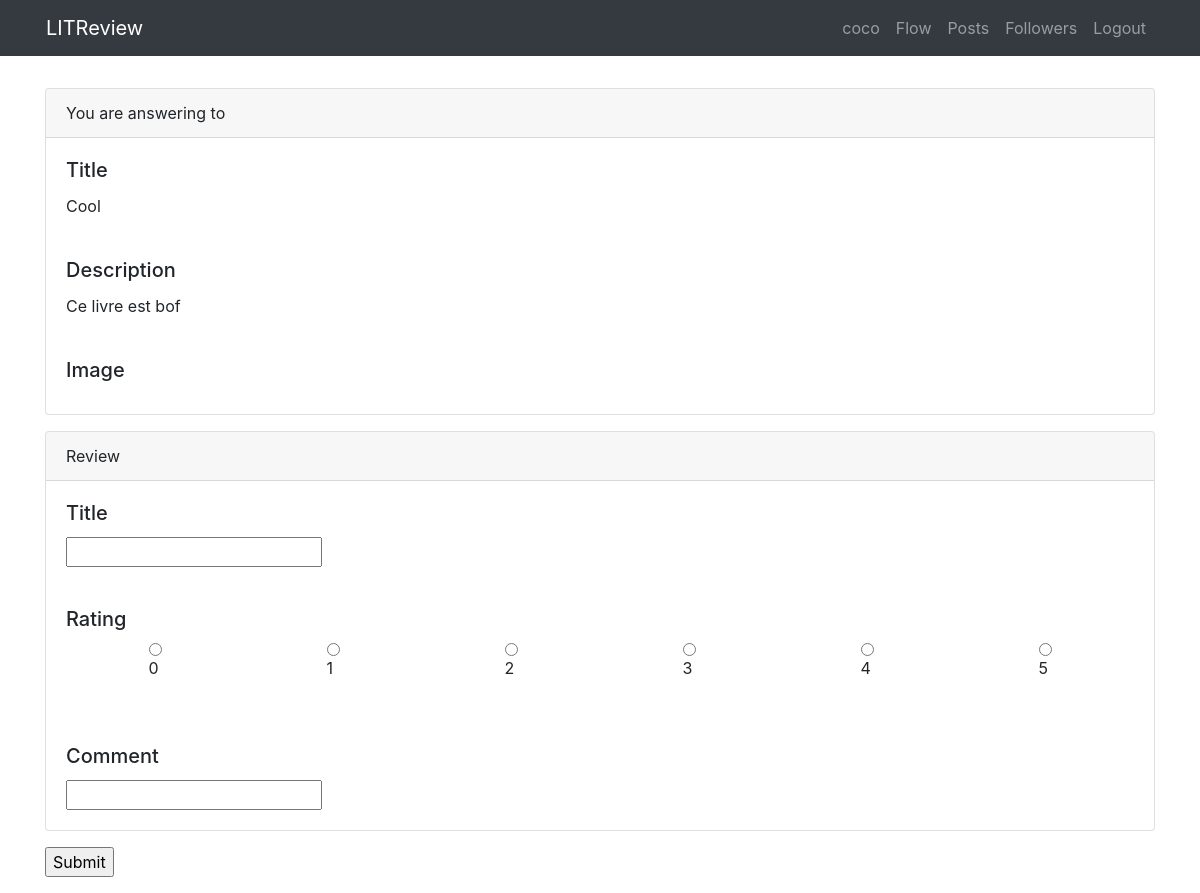
The page /reviews/review/response/1 (signed in) on the database as committed earlier.
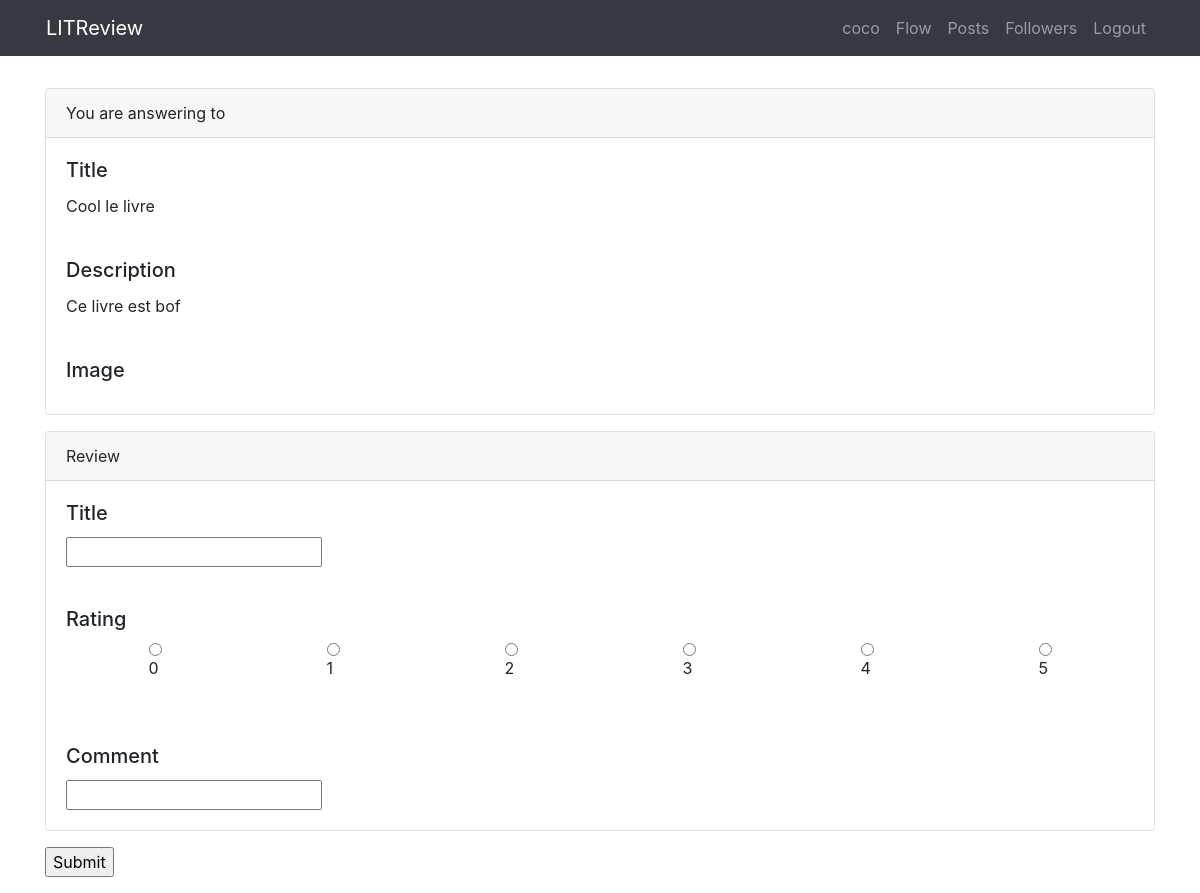
The same page on the database as committed later.
### reviews/models.py (models this page shows, shortened)
class Ticket(models.Model):
    title = models.CharField(max_length=128)
    description = models.TextField(max_length=2048, blank=True)
    user = models.ForeignKey(to=settings.AUTH_USER_MODEL, on_delete=models.CASCADE)
    image = models.ImageField(null=True, blank=True)
    time_created = models.DateTimeField(auto_now_add=True)

### reviews/views.py (the view, shortened to what this page needs)
# urls.py: path('review/response/<int:pk>', ReviewFromPostCreateView.as_view(), name='review_create_from_ticket'),
class ReviewFromPostCreateView(LoginRequiredMixin, CreateView):
    form_class = ReviewForm
    template_name = "create_review_from_ticket.html"
    success_url = reverse_lazy("review_list")
    def get_context_data(self, **kwargs):
        context = super(ReviewFromPostCreateView, self).get_context_data(**kwargs)
        context["ticket"] = Ticket.objects.get(id=self.kwargs['pk'])
        return context

### reviews/forms.py
class ReviewForm(ModelForm):
    class Meta:
        model = Review
        fields = ("rating", "headline", "body",)
        widgets = {"rating": RadioSelect(choices=[(0, "0"), (1, "1"), (2, "2"), (3, "3"), (4, "4"), (5, "5")],
                                         attrs={"class": "list-unstyled d-flex flex-row justify-content-around"})}

### reviews/templates/create_review_from_ticket.html (shortened to what this page needs)
{% extends 'base.html' %}
{% block content %}
<div class="container my-3">
    <div class="row">
        <div class="col">
            <form method="POST">
                <div class="card my-3">
                    <div class="card-header">
                        You are answering to
                    </div>
                    <div class="card-body">
                        <h5 class="card-title">Title</h5>
                        {{ ticket.title }}
                    </div>
                    <div class="card-body">
                        <h5 class="card-title">Description</h5>
                        {{ ticket.description }}
                    </div>
                    <div class="card-body">
                        <h5 class="card-title">Image</h5>
                    </div>
                </div>
                <div class="card my-3">
                    <div class="card-header">
                        Review
                    </div>
                    <div class="card-body">
                        <h5 class="card-title">Title</h5>
                        {{ form.headline }}
                    </div>
                    <div class="card-body">
                        <h5 class="card-title">Rating</h5>
                        {{ form.rating }}
                    </div>
                    <div class="card-body">
                        <h5 class="card-title">Comment</h5>
                        {{ form.body }}
                    </div>
                </div>
                <input type="submit">
            </form>
        </div>
    </div>
</div>
{% endblock %}

### reviews/templates/base.html (shortened to what this page needs)
<!DOCTYPE html>
<html lang="en">
<head>
    <link
            rel="stylesheet"
            href="https://stackpath.bootstrapcdn.com/bootstrap/4.4.1/css/bootstrap.min.css"
    />
</head>
<body>
<div class="bg-dark">
    <div class="container">
        <div class="row">
            <nav class="col navbar navbar-expand-lg navbar-dark">
                <a class="navbar-brand mx-auto">LITReview</a>
                {% if user.is_authenticated %}
                    <div id="navbarContent" class="collapse navbar-collapse">
                        <ul class="navbar-nav ml-auto">
                            <li class="nav-item">
                                <a class="nav-link">{{ user.username }}</a>
                            </li>
                            <li class="nav-item">
                                <a class="nav-link" href="{% url 'review_list' %}">Flow</a>
                            </li>
                            <li class="nav-item">
                                <a class="nav-link" href="{% url 'posts' %}">Posts</a>
                            </li>
                            <li class="nav-item">
                                <a class="nav-link" href="{% url 'follower' %}">Followers</a>
                            </li>
                            <li class="nav-item">
                                <a class="nav-link" href="{% url 'logout' %}?next={% url 'login' %}">Logout</a>
                            </li>
                        </ul>
                    </div>
                {% endif %}
            </nav>
        </div>
    </div>
</div>
{% block content %}{% endblock %}
</body>
</html>

Rows that differ between the two databases and show on the page:
changed Ticket "Ce livre est bof": title "Cool" → "Cool le livre"
